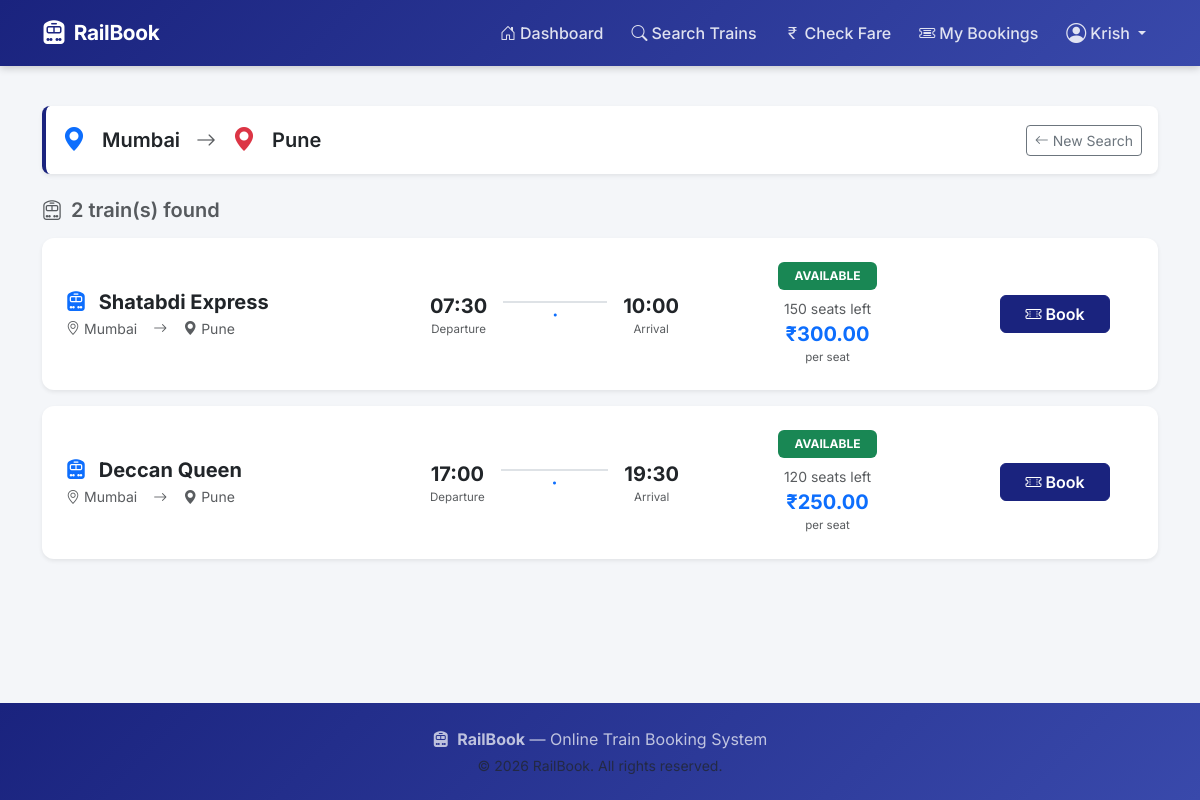
The app's page /user/search?source=Mumbai&destination=Pune (signed in) with its own data.
### models/user.py (models this page shows, shortened)
class User(UserMixin, db.Model):
    __tablename__ = 'users'
    id            = db.Column(db.Integer, primary_key=True)
    full_name     = db.Column(db.String(100), nullable=False)
    email         = db.Column(db.String(150), unique=True, nullable=False, index=True)
    phone         = db.Column(db.String(15), nullable=False)
    password_hash = db.Column(db.String(255), nullable=False)
    created_at    = db.Column(db.DateTime, default=datetime.utcnow)
    bookings = db.relationship('Booking', backref='user', lazy=True,
                               cascade='all, delete-orphan')

### models/train.py (models this page shows, shortened)
class Train(db.Model):
    __tablename__ = 'trains'
    id              = db.Column(db.Integer, primary_key=True)
    train_name      = db.Column(db.String(150), nullable=False)
    source          = db.Column(db.String(100), nullable=False, index=True)
    destination     = db.Column(db.String(100), nullable=False, index=True)
    departure_time  = db.Column(db.String(10), nullable=False)   # stored as "HH:MM"
    arrival_time    = db.Column(db.String(10), nullable=False)
    total_seats     = db.Column(db.Integer, nullable=False)
    available_seats = db.Column(db.Integer, nullable=False)
    fare            = db.Column(db.Numeric(10, 2), nullable=False)
    status          = db.Column(db.Enum('active', 'cancelled'), default='active', nullable=False)
    created_at      = db.Column(db.DateTime, default=datetime.utcnow)
    updated_at      = db.Column(db.DateTime, default=datetime.utcnow,
                                onupdate=datetime.utcnow)
    bookings = db.relationship('Booking', backref='train', lazy=True)

### routes/user.py (the view)
@user_bp.route('/search')
@login_required
def search():
    source      = request.args.get('source', '').strip()
    destination = request.args.get('destination', '').strip()
    if not source or not destination:
        flash('Please enter source and destination stations.', 'warning')
        return redirect(url_for('user.dashboard'))
    if source.lower() == destination.lower():
        flash('Source and destination cannot be the same.', 'warning')
        return redirect(url_for('user.dashboard'))
    trains = Train.query.filter_by(
        source=source, destination=destination, status='active'
    ).all()
    return render_template('user/search_results.html',
                           trains=trains, source=source, destination=destination)

### app.py (called while the page is built)
@login_manager.user_loader
def load_user(user_id):
    return User.query.get(int(user_id))

### templates/user/search_results.html (shortened to what this page needs)
{% extends 'base.html' %}
{% block content %}
<div class="container">
    <div class="route-header d-flex align-items-center gap-3 mb-4 p-3 rounded-3 shadow-sm">
        <i class="bi bi-geo-alt-fill fs-4 text-primary"></i>
        <span class="fs-5 fw-semibold">{{ source }}</span>
        <i class="bi bi-arrow-right fs-5 text-muted"></i>
        <i class="bi bi-geo-alt-fill fs-4 text-danger"></i>
        <span class="fs-5 fw-semibold">{{ destination }}</span>
        <a href="{{ url_for('user.dashboard') }}" class="btn btn-sm btn-outline-secondary ms-auto">
            <i class="bi bi-arrow-left me-1"></i>New Search
        </a>
    </div>
    {% if trains %}
    <h5 class="mb-3 text-muted">
        <i class="bi bi-train-front me-1"></i>
        {{ trains|length }} train(s) found
    </h5>
    <div class="row g-3">
        {% for train in trains %}
        {% set ratio = train.available_seats / train.total_seats if train.total_seats > 0 else 0 %}
        <div class="col-12">
            <div class="train-card card border-0 shadow-sm">
                <div class="card-body p-4">
                    <div class="row align-items-center">
                        <div class="col-lg-4">
                            <h5 class="fw-bold mb-1">
                                <i class="bi bi-train-front-fill me-2 text-primary"></i>
                                {{ train.train_name }}
                            </h5>
                            <div class="d-flex gap-3 text-muted small">
                                <span><i class="bi bi-geo-alt me-1"></i>{{ train.source }}</span>
                                <i class="bi bi-arrow-right"></i>
                                <span><i class="bi bi-geo-alt-fill me-1"></i>{{ train.destination }}</span>
                            </div>
                        </div>
                        <div class="col-lg-3 mt-3 mt-lg-0">
                            <div class="d-flex align-items-center gap-3">
                                <div class="text-center">
                                    <div class="fs-5 fw-bold">{{ train.departure_time }}</div>
                                    <div class="text-muted tiny">Departure</div>
                                </div>
                                <div class="flex-grow-1 text-center">
                                    <div class="border-top border-2 position-relative">
                                        <i class="bi bi-dot text-primary"></i>
                                    </div>
                                </div>
                                <div class="text-center">
                                    <div class="fs-5 fw-bold">{{ train.arrival_time }}</div>
                                    <div class="text-muted tiny">Arrival</div>
                                </div>
                            </div>
                        </div>
                        <div class="col-lg-3 mt-3 mt-lg-0 text-center">
                            {% if train.available_seats == 0 %}
                            <span class="badge bg-danger px-3 py-2 mb-1">FULLY BOOKED</span>
                            {% elif ratio <= 0.1 %} <span class="badge bg-warning text-dark px-3 py-2 mb-1">ALMOST
                                FULL</span>
                                {% elif ratio <= 0.25 %} <span class="badge bg-orange px-3 py-2 mb-1">FILLING
                                    FAST</span>
                                    {% else %}
                                    <span class="badge bg-success px-3 py-2 mb-1">AVAILABLE</span>
                                    {% endif %}
                                    <div class="text-muted small mt-1">{{ train.available_seats }} seats left</div>
                                    <div class="fw-bold text-primary fs-5">₹{{ "%.2f"|format(train.fare) }}</div>
                                    <div class="text-muted tiny">per seat</div>
                        </div>
                        <div class="col-lg-2 mt-3 mt-lg-0 text-center">
                            {% if train.available_seats > 0 %}
                            <a href="{{ url_for('user.book_ticket', train_id=train.id) }}"
                                class="btn btn-primary px-4 fw-semibold">
                                <i class="bi bi-ticket-perforated me-1"></i>Book
                            </a>
                            {% else %}
                            <button class="btn btn-secondary px-4" disabled>Fully Booked</button>
                            {% endif %}
                        </div>
                    </div>
                </div>
            </div>
        </div>
        {% endfor %}
    </div>
    {% endif %}
</div>
{% endblock %}

### templates/base.html (shortened to what this page needs)
<!DOCTYPE html>
<html lang="en">
<head>
  <link rel="stylesheet" href="https://cdn.jsdelivr.net/npm/bootstrap@5.3.2/dist/css/bootstrap.min.css"/>
  <link rel="stylesheet" href="https://cdn.jsdelivr.net/npm/bootstrap-icons@1.11.3/font/bootstrap-icons.css"/>
  <link rel="stylesheet" href="{{ url_for('static', filename='css/style.css') }}"/>
</head>
<body>
<nav class="navbar navbar-expand-lg navbar-dark sticky-top" id="mainNav">
  <div class="container">
    <a class="navbar-brand d-flex align-items-center gap-2" href="{{ url_for('auth.index') }}">
      <i class="bi bi-train-front-fill fs-4"></i>
      <span class="fw-bold">RailBook</span>
    </a>
    <div class="collapse navbar-collapse" id="navbarNav">
      <ul class="navbar-nav ms-auto align-items-lg-center gap-lg-1">
        {% if current_user.is_authenticated %}
          <li class="nav-item">
            <a class="nav-link" href="{{ url_for('user.dashboard') }}">
              <i class="bi bi-house-door me-1"></i>Dashboard
            </a>
          </li>
          <li class="nav-item">
            <a class="nav-link" href="{{ url_for('user.search') }}">
              <i class="bi bi-search me-1"></i>Search Trains
            </a>
          </li>
          <li class="nav-item">
            <a class="nav-link" href="{{ url_for('user.check_fare') }}">
              <i class="bi bi-currency-rupee me-1"></i>Check Fare
            </a>
          </li>
          <li class="nav-item">
            <a class="nav-link" href="{{ url_for('user.booking_history') }}">
              <i class="bi bi-ticket-detailed me-1"></i>My Bookings
            </a>
          </li>
          <li class="nav-item dropdown">
            <a class="nav-link dropdown-toggle d-flex align-items-center gap-1"
               href="#" id="userDropdown" role="button" data-bs-toggle="dropdown">
              <i class="bi bi-person-circle fs-5"></i>
              {{ current_user.full_name.split()[0] }}
            </a>
          </li>
        {% endif %}
      </ul>
    </div>
  </div>
</nav>
<main class="py-4">
  {% block content %}{% endblock %}
</main>
<footer class="footer mt-auto py-4">
  <div class="container text-center">
    <p class="mb-1">
      <i class="bi bi-train-front-fill me-1"></i>
      <strong>RailBook</strong> — Online Train Booking System
    </p>
    <p class="text-muted small mb-0">&copy; 2026 RailBook. All rights reserved.</p>
  </div>
</footer>
</body>
</html>

### static/css/style.css (style rules this page uses)
:root { --primary: #1a237e; --primary-light: #3949ab; --accent: #ff6f00; --accent-hover: #e65100; --success: #2e7d32; --surface: #ffffff; --bg: #f4f6f9; --text: #212529; --muted: #6c757d; --border: #dee2e6; --shadow: 0 2px 16px rgba(0, 0, 0, 0.08); --radius: 12px; --radius-sm: 8px; --font: 'Inter', sans-serif; }
*, *::before, *::after { box-sizing: border-box; }
body { font-family: var(--font); background: var(--bg); color: var(--text); min-height: 100vh; display: flex; flex-direction: column; }
main { flex: 1; }
h1, h2, h3, h4, h5, h6 { font-weight: 600; }
.tiny { font-size: 0.72rem; }
#mainNav { background: linear-gradient(135deg, var(--primary) 0%, var(--primary-light) 100%); box-shadow: 0 2px 8px rgba(0,0,0,0.2); padding: 10px 0; }
#mainNav .navbar-brand { font-size: 1.3rem; letter-spacing: -0.3px; }
#mainNav .nav-link { color: rgba(255,255,255,0.85) !important; font-weight: 500; transition: color 0.2s; border-radius: 6px; padding: 6px 12px !important; }
.btn-primary { background: var(--primary); border-color: var(--primary); }
.route-header { background: #fff; border-left: 4px solid var(--primary); }
.train-card { border-radius: var(--radius) !important; transition: transform 0.15s, box-shadow 0.15s; }
.footer { background: linear-gradient(135deg, var(--primary) 0%, var(--primary-light) 100%); color: rgba(255,255,255,0.8); margin-top: auto; }
.footer p { color: rgba(255,255,255,0.7); }

### records on screen
User: full_name "Krish"
Train: train_name "Shatabdi Express", source "Mumbai", destination "Pune", departure_time "07:30", arrival_time "10:00", shows "AVAILABLE", available_seats "150", fare "300.00"
Train: train_name "Deccan Queen", source "Mumbai", destination "Pune", departure_time "17:00", arrival_time "19:30", shows "AVAILABLE", available_seats "120", fare "250.00"

### other values on screen
{{ source }} "Mumbai"
{{ destination }} "Pune"
{{ trains|length }} "2"
